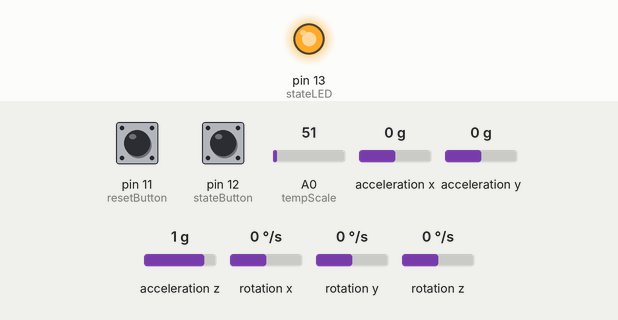
This sketch was run on a simulated Arduino Uno, built with avr-gcc and run on an emulated ATmega328P. On the bench: output pins drawn as LEDs (lit = HIGH). The test bench sets the inputs (shaded band); at power-on: pin 12 (stateButton) HIGH, pin 11 (resetButton) HIGH, A0 (tempScale) = 51, acceleration x 0 g, acceleration y 0 g, acceleration z 1 g, rotation x 0 °/s, rotation y 0 °/s, rotation z 0 °/s. What the sketch prints to the serial monitor is not drawn.

Above: at 1.2 s.
1.3 s: pin 12 (stateButton) pulled LOW for 0.15 s
At 2.5 s:
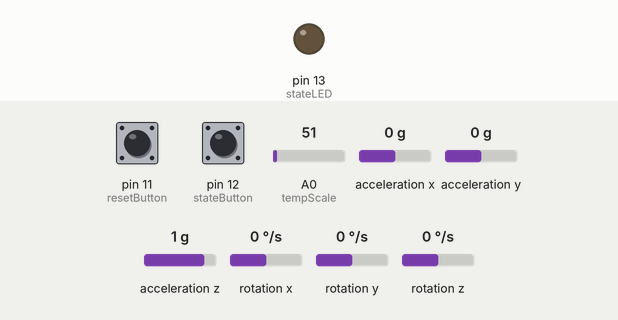
10.8 s: pin 12 (stateButton) pulled LOW for 1 s
At 12.1 s:
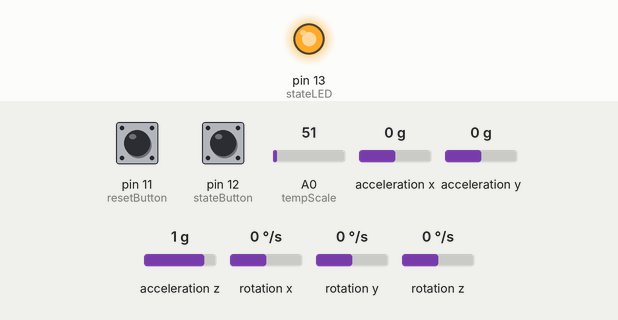
Timing chart, 0 to 13.8 s (numbered marks = the images above; inputs shaded):
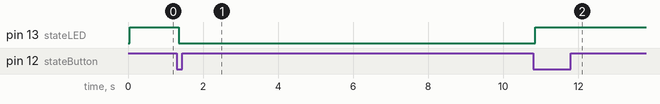

The sketch:

Fitbit.ino
```cpp
#include <Wire.h>
#include <SFE_MMA8452Q.h>
MMA8452Q accel;

// steps and sleeps initialization //
int countSteps = 0;
int countSleep = 0;
int peak = 0;
unsigned long sleepTimer = 0;
double ax = 0; double ay = 0; double az = 0;
double storeZ_steps[] = {-1000.0,-1000.0};
double storeXYZ_sleep[] = {-1000.0,-1000.0,-1000.0};

// state switch initialization //
int stateButton = 12;
int stateLED = 13;

// reset button //
int resetButton = 11;

// delta times //
unsigned long stepsTime = 0;
unsigned long sleepTime = 0;
float stepSpeed = 0;
unsigned long stepStart = 0;

enum State {
  trackSleep,
  trackSteps
};

State fitbitState = trackSleep;

void setup() {
  Serial.begin(9600);
  Serial.println("Test begins");

  pinMode(stateButton, INPUT_PULLUP);
  pinMode(resetButton, INPUT_PULLUP);
  pinMode(stateLED, OUTPUT);
  accel.init();
}

unsigned long runTimer = 0;

void loop() {
    fitbitState = nextState(fitbitState);
    switchStateMethod();
    reset();

    unsigned long now = millis();
    if (now - runTimer >= 1000) {
      if (fitbitState == trackSleep) {
        sendSleep();
        if (sleepTimer < 0) sendError();
      }
      else if (fitbitState == trackSteps) {
        sendSteps();
        sendSpeed();
        if (peak < 0) sendError();
      }

      sendTemp();
      sendRunTime(now);
      runTimer += 1000;
    }
}

unsigned long switchTimer = 0;
unsigned long resetTimer = 0;
bool switchState = LOW;
bool switchLastState = LOW;
bool resetState = LOW;
bool resetLastState = LOW;


void switchStateMethod() {
  bool readBT = digitalRead(stateButton);

  if (millis() - switchTimer >= 50) {
    if (readBT != switchState) {
      switchState = readBT;
      if (!switchState) {
        if (fitbitState == trackSleep) {
          fitbitState = trackSteps;
          countSteps = 0;
          stepsTime = millis();
          peak = 0;
        }
        else if (fitbitState == trackSteps) {
          fitbitState = trackSleep;
          countSleep = 0;
          sleepTime = millis();
          sleepTimer = 0;
        }
      }
    }
  }
  switchLastState = readBT;
}

void reset() {
  bool readBT = digitalRead(resetButton);

  if (millis() - resetTimer >= 50) {
    if (readBT != resetState) {
      resetState = readBT;
      if (!resetState) {
        if (fitbitState == trackSteps) {
          countSteps = 0;
          stepsTime = millis();
          stepStart = millis();
          peak = 0;
        }
        else if (fitbitState == trackSleep) {
          countSleep = 0;
          sleepTime = millis();
          sleepTimer = 0;
        }
      }
    }
  }
  switchLastState = readBT;
}

void printCalculatedAccels() {
  countSteps++;
  countSleep++;

  ax = accel.cx;
  ay = accel.cy;
  az = accel.cz;
}

void trackCoords() {
  if (fitbitState == trackSteps) {
    if (countSteps % 2 == 1) {
      storeZ_steps[0] = az;
    }
    else {
      storeZ_steps[1] = az;
    }
  }
  else if (fitbitState == trackSleep) {
    storeXYZ_sleep[0] = ax;
    storeXYZ_sleep[1] = ay;
    storeXYZ_sleep[2] = az;
  }
}

bool preventFallsAsPeaks = false;

State nextState(State state) {
  switch (state) {
    case trackSleep:
    if (millis() - sleepTime >= 50) {
      if (accel.available()) {
        digitalWrite(stateLED, HIGH);
        accel.read();
        printCalculatedAccels();

        if (countSleep > 0) {
          if (abs(ax-storeXYZ_sleep[0]) < 0.1 || abs(ay-storeXYZ_sleep[1]) < 0.1 || abs(az-storeXYZ_sleep[2]) < 0.1) {
            sleepTimer+=50;
         }
         else {
          Serial.println("Not at rest");
         }
        }
      trackCoords();
      sleepTime += 50;
      }
    }


    break;

    case trackSteps:

    if (millis() - stepsTime >= 50) {
      if (accel.available()) {;
        digitalWrite(stateLED, LOW);
        accel.read();
        printCalculatedAccels();

        sendRawAccel(accel.cz);

        if (az < 0.7) preventFallsAsPeaks = true;

      if (preventFallsAsPeaks) {
        if (countSteps > 2) {
          if (storeZ_steps[0] > -1000 && storeZ_steps[1] > -1000) {
            if ((az - storeZ_steps[0] > 0.2) && (az - storeZ_steps[1] > 0.2) && az > 1.2) {
              peak+=1;
              Serial.println("This is a peak");
              preventFallsAsPeaks = false;
            }
            }
          }
        }
        trackCoords();
        stepsTime += 50;
      }
    }

    break;
  }
  return state;
}

void sendDebug(String s) {
  Serial.write(0x40);
  Serial.write(0x30);
  Serial.write(s.length() >> 8);
  Serial.write(s.length());

  for (int i = 0; i < s.length(); i++) {
    Serial.write(s[i]);
  }
}

void sendError() {

  String s = "High Alarm";

  Serial.write(0x40);
  Serial.write(0x31);
  Serial.write(s.length() >> 8);
  Serial.write(s.length());

  for (int i = 0; i < s.length(); i++) {
    Serial.write(s[i]);
  }
}

int tempScale = 0;

void sendTemp() {
  Serial.write(0x40);
  Serial.write(0x32);

  int tempRead = analogRead(tempScale);
  float temperature = 25 + (tempRead*(5.0/1023)-0.75)*100;
  unsigned long longTemperature = *(unsigned long *) &temperature;

  Serial.write(longTemperature >> 24);
  Serial.write(longTemperature >> 16);
  Serial.write(longTemperature >> 8);
  Serial.write(longTemperature);

}

void sendSteps() {
  Serial.write(0x40);
  Serial.write(0x33);
  Serial.write(peak >> 8);
  Serial.write(peak);

}

void sendSleep() {
  Serial.write(0x40);
  Serial.write(0x34);
  Serial.write(sleepTimer >> 24);
  Serial.write(sleepTimer >> 16);
  Serial.write(sleepTimer >> 8);
  Serial.write(sleepTimer);

}

void sendRunTime(unsigned long now) {
  Serial.write(0x40);
  Serial.write(0x35);
  Serial.write(now >> 24);
  Serial.write(now >> 16);
  Serial.write(now >> 8);
  Serial.write(now);
}

void sendRawAccel(float f) {
  unsigned long longF = *(unsigned long *) &f;

  Serial.write(0x40);
  Serial.write(0x36);
  Serial.write(longF >> 24);
  Serial.write(longF >> 16);
  Serial.write(longF >> 8);
  Serial.write(longF);
}

void sendSpeed() {
  unsigned long walkedTime = millis() - stepStart;
  stepSpeed = (peak * 1.0 / walkedTime) * 3600000;
  unsigned long longSpeed = *(unsigned long *) &stepSpeed;

  Serial.write(0x40);
  Serial.write(0x37);
  Serial.write(longSpeed >> 24);
  Serial.write(longSpeed >> 16);
  Serial.write(longSpeed >> 8);
  Serial.write(longSpeed);
}
```

Measured:
- after the input at 1.3 s, pin 13 (stateLED): HIGH → LOW after 0.05 s
- after the input at 10.8 s, pin 13 (stateLED): LOW → HIGH after 0.05 s
